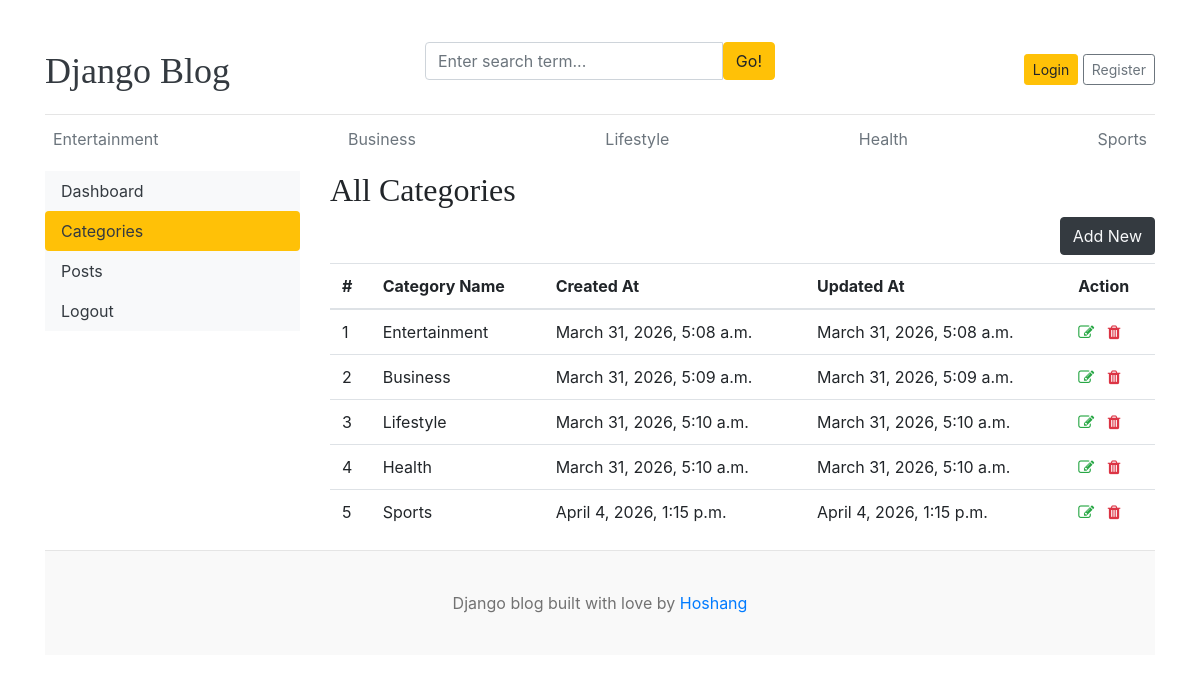
/dashboard/categories/, run on the app's committed database.
### blogs/models.py (models this page shows, shortened)
class Category(models.Model):
    category_name = models.CharField(max_length=50, unique=True )
    created_at = models.DateTimeField(auto_now_add=True)
    updated_at = models.DateTimeField(auto_now=True)
    class Meta:
        verbose_name_plural = 'Categories'

### dashboards/views.py (the view)
# urls.py: path('categories/', views.categories, name='categories'),
def categories(request):
    return render(request, 'dashboard/categories.html')

### blogs/context_processors.py (called while the page is built)
def get_categories(request):
    categories = Category.objects.all()
    return dict(categories=categories)

def get_social_links(request):
    social_links=SocialLinks.objects.all()
    return dict(social_links=social_links)

### templates/dashboard/categories.html (shortened to what this page needs)
﻿{% extends 'base.html' %}
{% block content %}
<div class="row">
    {% include 'dashboard/sidebar.html' %}
    <div class="col-md-9">
        <h2>All Categories</h2>
        <a href="{% url 'add_category' %}" class="btn btn-dark text-light float-right mb-2">Add New</a>
        <table class="table table-hover">
            <thead>
              <tr>
                <th>#</th>
                <th>Category Name</th>
                <th>Created At</th>
                <th>Updated At</th>
                <th>Action</th>
              </tr>
            </thead>
            <tbody>
              {% for category in categories %}
                <tr>
                <td>{{ forloop.counter }}</td>
                <td>{{ category.category_name }}</td>
                <td>{{ category.created_at }}</td>
                <td>{{ category.updated_at }}</td>
                <td>
                    <a href="{% url 'edit_category' pk=category.id %}"><i class="fa fa-edit text-success"></i></a>
                    <a href="{% url 'delete_category' pk=category.id %}"><i class="fa fa-trash text-danger"></i></a>
                </td>
              </tr>
              {%endfor%}
            </tbody>
          </table>
    </div>
</div>
{% endblock %}

### templates/base.html (shortened to what this page needs)
{% load static %}
<!DOCTYPE html>
<html lang="en">
<head>
    <link href="https://getbootstrap.com/docs/4.0/dist/css/bootstrap.min.css" rel="stylesheet">
    <link href="{% static 'css/blog.css' %}" rel="stylesheet">
    <link rel="stylesheet" href="https://cdnjs.cloudflare.com/ajax/libs/font-awesome/4.7.0/css/font-awesome.min.css">
  </head>
<body>
    <div class="container">
      <header class="blog-header py-3">
        <div class="row flex-nowrap justify-content-between align-items-center">
          <div class="col-4 pt-1">
            <a class="blog-header-logo text-dark" href="/">Django Blog</a>
          </div>
          <div class="col-4">
           <form action="{% url 'search' %}" method="GET">
              <div class="input-group">
                <input class="form-control" type="text" name="keyword" value="{{keyword}}"  placeholder="Enter search term..." aria-label="Enter search term..." aria-describedby="button-search" />
                <button type="submit" class="btn btn-warning" id="button-search" type="button">Go!</button>
            </div>
            </form>
          </div>
          <div class="col-4 d-flex justify-content-end align-items-center">
            {% if not user.is_authenticated %}
                <a class="btn btn-sm btn-warning" href="{% url 'login' %}">Login</a> &nbsp;
                <a class="btn btn-sm btn-outline-secondary" href="{% url 'register' %}">Register</a>
            {% else %}
              <span class="text-muted">
                <a class="btn btn-sm btn-warning" href="{% url 'dashboard' %}">Dashboard</a> &nbsp;
                <a class="btn btn-sm btn-warning" href="{% url 'logout' %}">Logout</a>
              </span>
            {% endif %}
          </div>
        </div>
      </header>
      <div class="nav-scroller py-1 mb-2">
        <nav class="nav d-flex justify-content-between">
          {% for category in categories %}
            <a class="p-2 text-muted" href="{% url 'post_by_category' category.id %}">{{ category.category_name }}</a>
          {% endfor %}
        </nav>
      </div>
{% block content %}
{% endblock %}
<footer class="blog-footer">
  <p>Django blog built with love by <a href="#">Hoshang</a></p>
  </footer>
  </body>
  </html>

### blog_main/static/css/blog.css (style rules this page uses)
.blog-header { border-bottom: 1px solid #e5e5e5; }
.blog-header-logo { font-family: "Playfair Display", Georgia, "Times New Roman", serif; font-size: 2.25rem; }
h1, h2, h3, h4, h5, h6 { font-family: "Playfair Display", Georgia, "Times New Roman", serif; }
.blog-footer { padding: 2.5rem 0; color: #727272; text-align: center; background-color: #f9f9f9; border-top: .05rem solid #e5e5e5; }
.blog-footer p:last-child { margin-bottom: 0; }

### data on the page
Category: category_name "Entertainment", created_at "March 31, 2026, 5:08 a.m.", updated_at "March 31, 2026, 5:08 a.m."
Category: category_name "Business", created_at "March 31, 2026, 5:09 a.m.", updated_at "March 31, 2026, 5:09 a.m."
Category: category_name "Lifestyle", created_at "March 31, 2026, 5:10 a.m.", updated_at "March 31, 2026, 5:10 a.m."
Category: category_name "Health", created_at "March 31, 2026, 5:10 a.m.", updated_at "March 31, 2026, 5:10 a.m."
Category: category_name "Sports", created_at "April 4, 2026, 1:15 p.m.", updated_at "April 4, 2026, 1:15 p.m."
